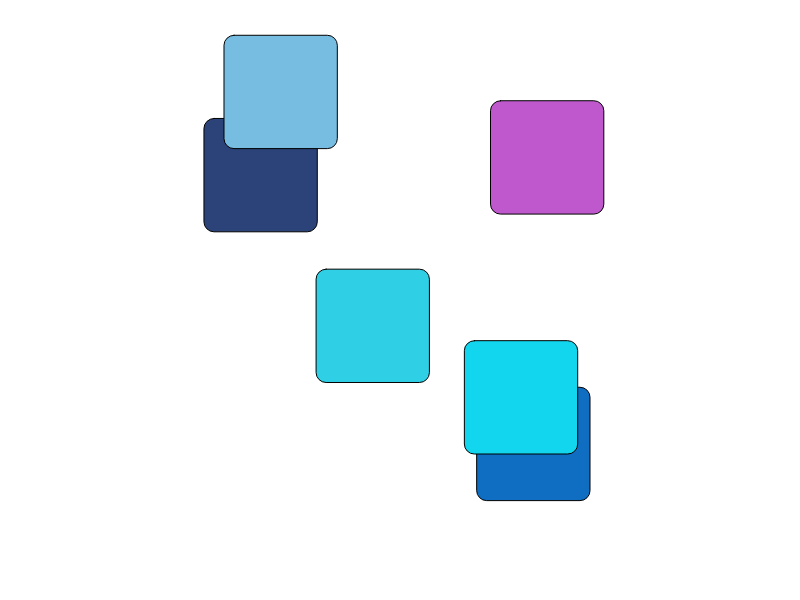
Frame 1 (no input)
Frame 60 (no input): identical to frame 1, image omitted
Frame 120 (the mouse pressed at the canvas centre since frame 60): identical to frame 1, image omitted

The p5.js sketch that drew this single still picture (run headless with seeded random() and noise() and a simulated clock; from frame 60 on, the mouse is pressed at the canvas centre):

// p5.js sketch
// ── sketch.js
let pieces = [];
let selectedPiece = null;
let offsetX, offsetY;

function setup() {
  createCanvas(800, 600);
  generatePieces(6); // Number of pieces to generate
}

function draw() {
  background(255);
  
  // Display all puzzle pieces
  for (let piece of pieces) {
    piece.display();
  }
}

function generatePieces(numPieces) {
  let margin = 20;
  let pieceSize = width / numPieces - margin;
  
  for (let i = 0; i < numPieces; i++) {
    let x = random(width - pieceSize);
    let y = random(height - pieceSize);
    let piece = new PuzzlePiece(x, y, pieceSize);
    pieces.push(piece);
  }
}

function mousePressed() {
  for (let piece of pieces) {
    if (piece.contains(mouseX, mouseY)) {
      selectedPiece = piece;
      offsetX = mouseX - selectedPiece.x;
      offsetY = mouseY - selectedPiece.y;
      break;
    }
  }
}

function mouseDragged() {
  if (selectedPiece !== null) {
    selectedPiece.x = mouseX - offsetX;
    selectedPiece.y = mouseY - offsetY;
  }
}

function mouseReleased() {
  selectedPiece = null;
}

class PuzzlePiece {
  constructor(x, y, size) {
    this.x = x;
    this.y = y;
    this.size = size;
    this.color = color(random(255), random(255), random(255));
  }
  
  display() {
    stroke(0);
    fill(this.color);
    rect(this.x, this.y, this.size, this.size, 10);
  }
  
  contains(px, py) {
    return (px > this.x && px < this.x + this.size &&
            py > this.y && py < this.y + this.size);
  }
}
